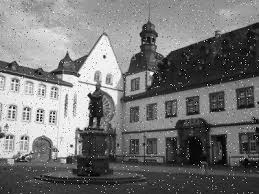
#> input picture Image/noise_house.jpg, 259 x 194 px, found by its file name
$ python hmmm.py
#> lines starting #> are read from the running program, lines starting #| are printed output that depends on the picture
import cv2


def MatMul(a, b):
    sum = 0
    if len(a) == len(b):
        for i in range(len(a)):
            for j in range(len(b)):
                sum += a[i][j] * b[i][j]
    return sum


A = [[-1, 0, 1], [-2, 0, 2], [-1, 0, 1]]
I = cv2.imread("E:\\C4T\\Image Processing\\Image\\noise_house.jpg")
#> I is the input picture: shape (194, 259, 3); min 0, max 255, mean 117.8
I = cv2.resize(I, (100, 100), cv2.INTER_CUBIC)
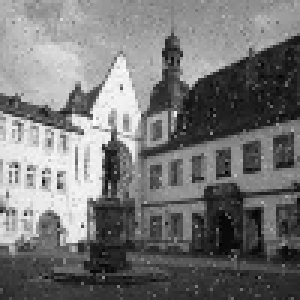
#> I: shape (100, 100, 3) (shown 3 times larger); min 1, max 254, mean 117.5
gray = cv2.cvtColor(I, cv2.COLOR_RGB2GRAY)
[rows, cols] = gray.shape
#> rows = 100; cols = 100
cv2.imshow("image", gray)
cv2.waitKey()

$ run again, with Image/noise_salt.jpg copied over Image/noise_house.jpg
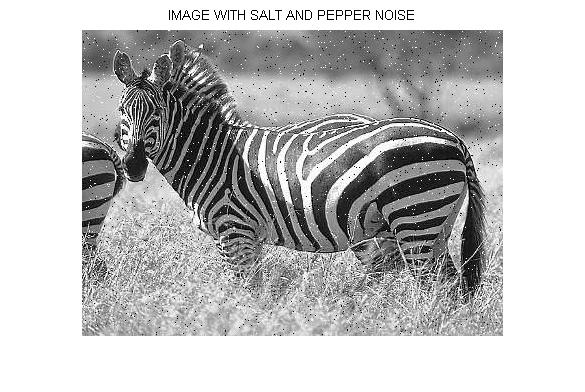
#> input picture Image/noise_salt.jpg, 585 x 392 px, found by its file name
#> I is the input picture: shape (392, 585, 3); min 0, max 255, mean 190
#> `I = cv2.resize(I, (100, 100), cv2.INTER_CUBIC)`:
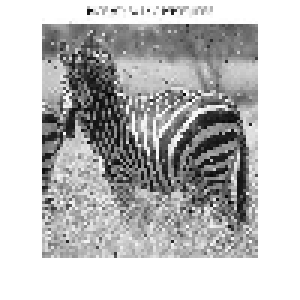
#> I: shape (100, 100, 3) (shown 3 times larger); min 1, max 255, mean 190
